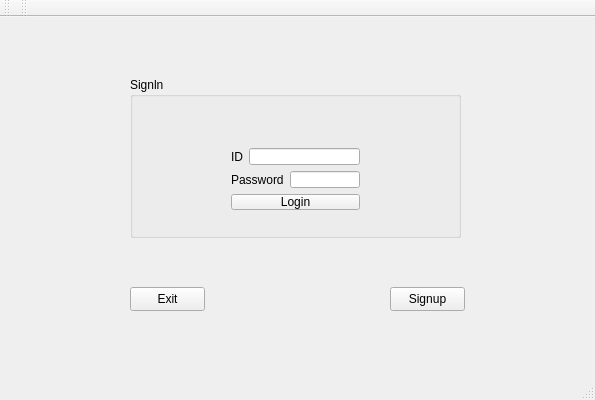
<?xml version="1.0" encoding="UTF-8"?>
<ui version="4.0">
 <class>LoginClass</class>
 <widget class="QMainWindow" name="LoginClass">
  <property name="geometry">
   <rect>
    <x>0</x>
    <y>0</y>
    <width>595</width>
    <height>400</height>
   </rect>
  </property>
  <property name="windowTitle">
   <string>Login</string>
  </property>
  <widget class="QWidget" name="centralWidget">
   <widget class="QGroupBox" name="groupBox">
    <property name="geometry">
     <rect>
      <x>130</x>
      <y>60</y>
      <width>331</width>
      <height>161</height>
     </rect>
    </property>
    <property name="title">
     <string>Signln</string>
    </property>
    <widget class="QWidget" name="verticalLayoutWidget">
     <property name="geometry">
      <rect>
       <x>90</x>
       <y>60</y>
       <width>151</width>
       <height>84</height>
      </rect>
     </property>
     <layout class="QVBoxLayout" name="verticalLayout">
      <item>
       <layout class="QHBoxLayout" name="horizontalLayout">
        <item>
         <widget class="QLabel" name="label_ID">
          <property name="text">
           <string>ID</string>
          </property>
         </widget>
        </item>
        <item>
         <widget class="QLineEdit" name="lineEdit_ID"/>
        </item>
       </layout>
      </item>
      <item>
       <layout class="QHBoxLayout" name="horizontalLayout_2">
        <item>
         <widget class="QLabel" name="label_Password">
          <property name="text">
           <string>Password</string>
          </property>
         </widget>
        </item>
        <item>
         <widget class="QLineEdit" name="lineEdit_Password">
          <property name="echoMode">
           <enum>QLineEdit::Password</enum>
          </property>
         </widget>
        </item>
       </layout>
      </item>
      <item>
       <widget class="QPushButton" name="pushButton_Login">
        <property name="text">
         <string>Login</string>
        </property>
       </widget>
      </item>
     </layout>
    </widget>
    <widget class="QWidget" name="layoutWidget">
     <property name="geometry">
      <rect>
       <x>80</x>
       <y>31</y>
       <width>171</width>
       <height>22</height>
      </rect>
     </property>
     <layout class="QHBoxLayout" name="horizontalLayout_1">
      <item>
       <widget class="QRadioButton" name="radioButton_Student">
        <property name="text">
         <string>Student</string>
        </property>
       </widget>
      </item>
      <item>
       <widget class="QRadioButton" name="radioButton_Admin">
        <property name="text">
         <string>Admin</string>
        </property>
       </widget>
      </item>
     </layout>
    </widget>
   </widget>
   <widget class="QPushButton" name="pushButton_Exit">
    <property name="geometry">
     <rect>
      <x>130</x>
      <y>270</y>
      <width>75</width>
      <height>24</height>
     </rect>
    </property>
    <property name="text">
     <string>Exit</string>
    </property>
   </widget>
   <widget class="QPushButton" name="pushButton_Signup">
    <property name="geometry">
     <rect>
      <x>390</x>
      <y>270</y>
      <width>75</width>
      <height>24</height>
     </rect>
    </property>
    <property name="text">
     <string>Signup</string>
    </property>
   </widget>
  </widget>
  <widget class="QMenuBar" name="menuBar">
   <property name="geometry">
    <rect>
     <x>0</x>
     <y>0</y>
     <width>595</width>
     <height>22</height>
    </rect>
   </property>
  </widget>
  <widget class="QToolBar" name="mainToolBar">
   <attribute name="toolBarArea">
    <enum>TopToolBarArea</enum>
   </attribute>
   <attribute name="toolBarBreak">
    <bool>false</bool>
   </attribute>
  </widget>
  <widget class="QStatusBar" name="statusBar"/>
  <widget class="QToolBar" name="toolBar">
   <property name="windowTitle">
    <string>toolBar</string>
   </property>
   <attribute name="toolBarArea">
    <enum>TopToolBarArea</enum>
   </attribute>
   <attribute name="toolBarBreak">
    <bool>false</bool>
   </attribute>
  </widget>
 </widget>
 <layoutdefault spacing="6" margin="11"/>
 <resources>
  <include location="Login.qrc"/>
 </resources>
 <connections/>
</ui>
